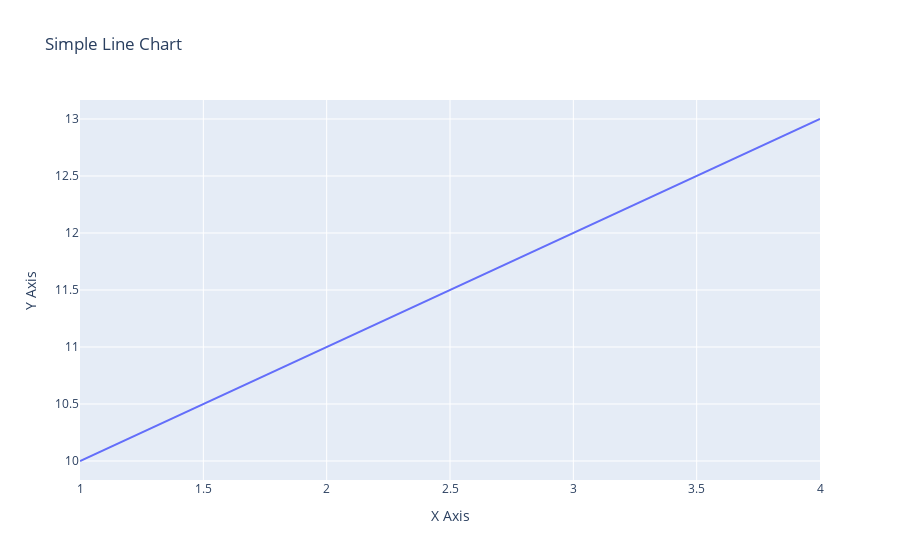

The notebook cell saved with this chart:
### Markdown cell above
<font color="red" size=3><b>Line chart</b></font>

### Code cell
fig = go.Figure()
fig.add_trace(go.Scatter(x=[1, 2, 3, 4], y=[10, 11, 12, 13], mode='lines', name='Line Chart'))
fig.update_layout(title='Simple Line Chart', xaxis_title='X Axis', yaxis_title='Y Axis')
fig.show()

### Figure 1 — Plotly figure (JSON) as saved in the notebook; plotly's stock layout.template omitted (floating-point values rounded to 4 significant figures)
{"data": [{"mode": "lines", "name": "Line Chart", "type": "scatter", "x": [1, 2, 3, 4], "y": [10, 11, 12, 13]}], "layout": {"autosize": true, "title": {"text": "Simple Line Chart"}, "xaxis": {"autorange": true, "range": [1, 4], "title": {"text": "X Axis"}, "type": "linear"}, "yaxis": {"autorange": true, "range": [9.833, 13.17], "title": {"text": "Y Axis"}, "type": "linear"}}}
